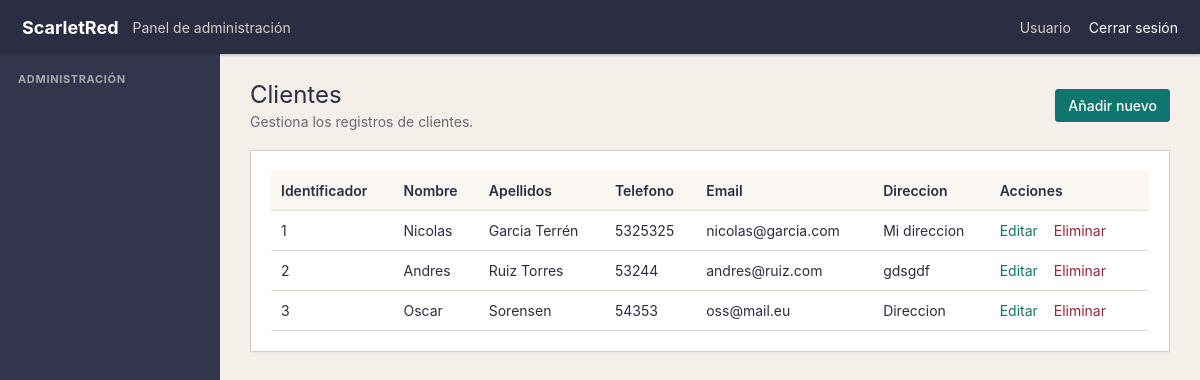
Screenshot of /003-Seguridad-usuarios,-perfiles,-roles/012-scarletred/index.php (signed in) with the database file from the repository.
### tables this page shows
CREATE TABLE "clientes" (
	"Identificador"	INTEGER,
	"nombre"	TEXT,
	"apellidos"	TEXT,
	"telefono"	TEXT,
	"email"	TEXT,
	"direccion"	TEXT,
	PRIMARY KEY("Identificador" AUTOINCREMENT)
);

### 003-Seguridad-usuarios,-perfiles,-roles/012-scarletred/includes/tabla.php (the view, shortened to what this page needs)
<?php
$db=new SQLite3('empresa.db');
$info=$db->query("PRAGMA table_info(".$tabla.")"); $campos=[];$pk=null;
while($c=$info->fetchArray(SQLITE3_ASSOC)){ $campos[]=$c['name']; if($c['pk']==1)$pk=$c['name']; }
$result=$db->query("SELECT * FROM ".$tabla);
?>
<div class="caja tabla-contenedor">
<table>
<thead><tr>
<?php foreach($campos as $c) echo "<th>".htmlspecialchars(ucfirst($c))."</th>"; ?>
<th>Acciones</th></tr></thead>
<tbody>
<?php while($fila=$result->fetchArray(SQLITE3_ASSOC)){ ?>
<tr>
<?php foreach($campos as $c){ ?><td><?php echo htmlspecialchars($fila[$c]??''); ?></td><?php } ?>
<td class="acciones">
<?php if($pk){ $id=urlencode($fila[$pk]); ?>
<a href="?tabla=<?php echo urlencode($tabla); ?>&accion=editar&id=<?php echo $id; ?>">Editar</a>
<a class="eliminar" onclick="return confirm('¿Seguro que quieres eliminar este registro?')" href="?tabla=<?php echo urlencode($tabla); ?>&eliminar=<?php echo $id; ?>">Eliminar</a>
<?php } ?>
</td></tr>
<?php } ?>
</tbody></table>
</div>

### 003-Seguridad-usuarios,-perfiles,-roles/012-scarletred/css/estilo.css (style rules this page uses)
* { box-sizing:border-box }
:root { --wp:#2b2d42;--wp2:#33354d;--azul:#0f766e;--borde:#d8cfc4;--fondo:#f4efe9;--rojo:#9b2335 }
body { margin:0;font-family:-apple-system,BlinkMacSystemFont,"Segoe UI",Arial,sans-serif;background:var(--fondo);color:#2b2d42;font-size:14px }
a { color:var(--azul);text-decoration:none }
.caja { background:#fff;border:1px solid var(--borde);box-shadow:0 1px 1px #0000000a;padding:20px }
table { border-collapse:collapse;width:100% }
th,td { text-align:left;padding:11px 10px;border-bottom:1px solid #e6ddd1;vertical-align:middle }
th { font-weight:600;background:#faf7f2 }
.acciones { white-space:nowrap }
.acciones a { margin-right:12px }
.acciones .eliminar { color:var(--rojo) }

### rows the page displays
clientes: Identificador "1", nombre "Nicolas", apellidos "Garcia Terrén", telefono "5325325", email "nicolas@garcia.com", direccion "Mi direccion"
clientes: Identificador "2", nombre "Andres", apellidos "Ruiz Torres", telefono "53244", email "andres@ruiz.com", direccion "gdsgdf"
clientes: Identificador "3", nombre "Oscar", apellidos "Sorensen", telefono "54353", email "oss@mail.eu", direccion "Direccion"

### other values shown
$_SESSION['nombre'] "Usuario"
$tabla "Clientes"
$tabla "clientes"
$c "Identificador"
$c "Nombre"
$c "Apellidos"
$c "Telefono"
$c "Email"
$c "Direccion"
